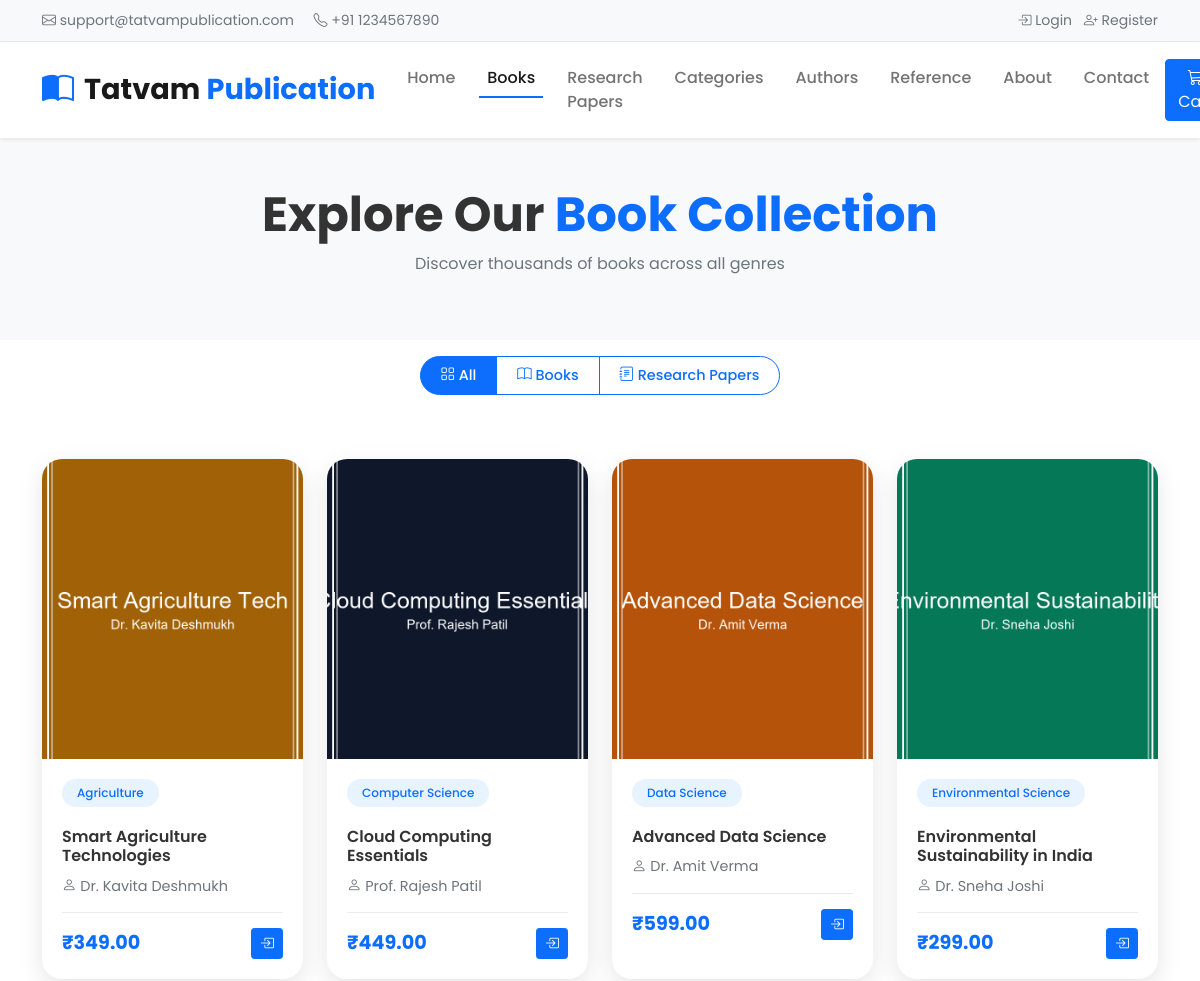
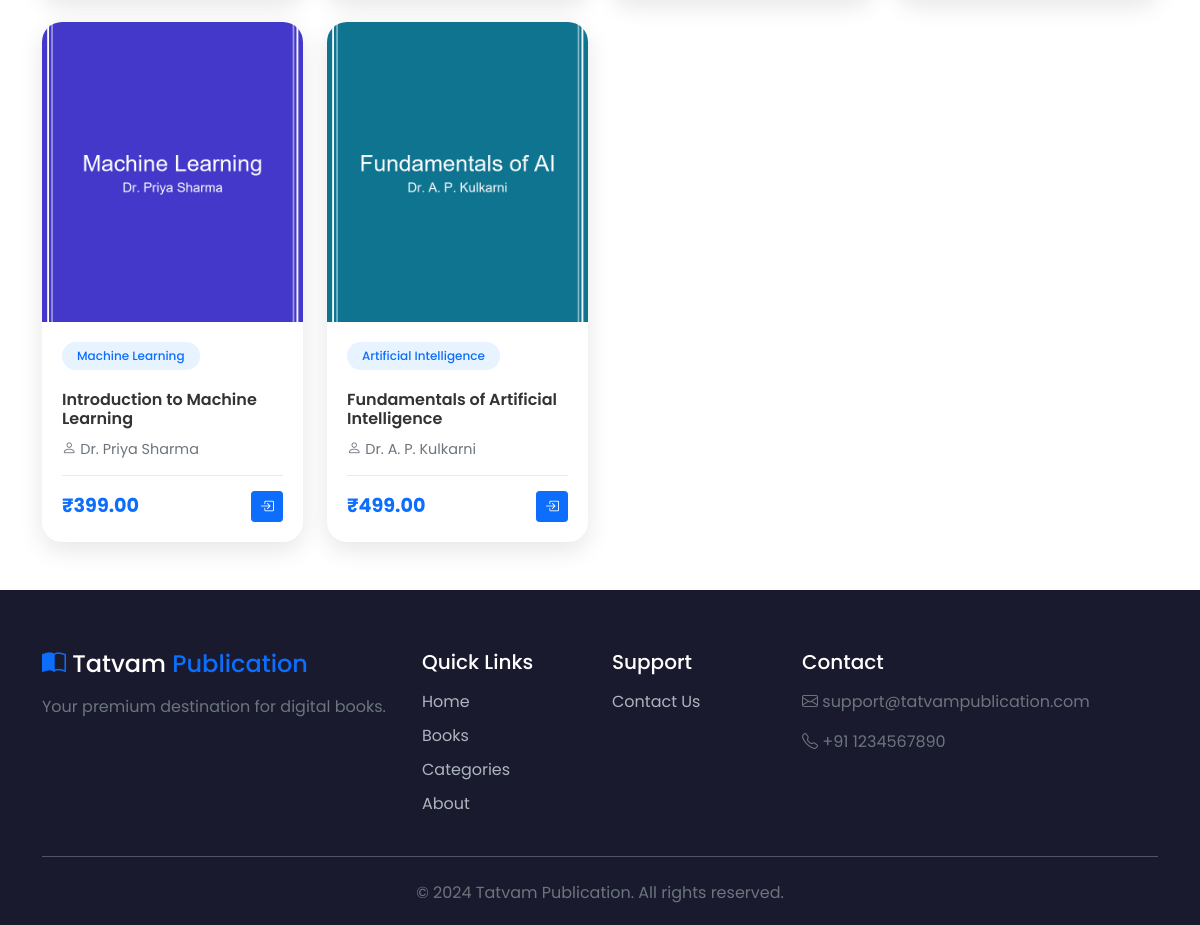
The page /books.php on the database its author committed (2 pictures, top to bottom).
### tables this page shows
CREATE TABLE IF NOT EXISTS `books` (
  `id` INT(11) NOT NULL AUTO_INCREMENT,
  `title` VARCHAR(255) NOT NULL,
  `subtitle` VARCHAR(255) DEFAULT NULL,
  `author_id` INT(11) NOT NULL,
  `description` TEXT NOT NULL,
  `category_id` INT(11) NOT NULL,
  `cover` VARCHAR(255) NOT NULL,
  `file` VARCHAR(255) NOT NULL,
  `preview_file` VARCHAR(255) DEFAULT NULL,
  `isbn` VARCHAR(50) DEFAULT NULL,
  `doi` VARCHAR(100) DEFAULT NULL,
  `pages` INT(11) DEFAULT NULL,
  `format` ENUM('Paperback','eBook') DEFAULT 'eBook',
  `language` VARCHAR(50) DEFAULT 'English',
  `edition` VARCHAR(50) DEFAULT '1st Edition',
  `keywords` TEXT DEFAULT NULL,
  `publication_date` DATE DEFAULT NULL,
  `price` DECIMAL(10,2) NOT NULL DEFAULT '0.00',
  `status` ENUM('Draft','Pending','Approved','Rejected','Published') NOT NULL DEFAULT 'Published',
  `content_type` ENUM('book','research_paper') NOT NULL DEFAULT 'book',
  `created_by` INT(11) DEFAULT NULL,
  `approved_by` INT(11) DEFAULT NULL,
  `approved_at` TIMESTAMP NULL DEFAULT NULL,
  `created_at` TIMESTAMP DEFAULT CURRENT_TIMESTAMP,
  `updated_at` TIMESTAMP DEFAULT CURRENT_TIMESTAMP ON UPDATE CURRENT_TIMESTAMP,
  PRIMARY KEY (`id`),
  KEY `idx_books_author` (`author_id`),
  KEY `idx_books_category` (`category_id`),
  KEY `idx_books_status` (`status`),
  KEY `idx_books_content_type` (`content_type`),
  CONSTRAINT `fk_books_author` FOREIGN KEY (`author_id`) REFERENCES `authors` (`id`) ON DELETE CASCADE ON UPDATE CASCADE,
  CONSTRAINT `fk_books_category` FOREIGN KEY (`category_id`) REFERENCES `categories` (`id`) ON UPDATE CASCADE
);

CREATE TABLE IF NOT EXISTS `categories` (
  `id` INT(11) NOT NULL AUTO_INCREMENT,
  `name` VARCHAR(191) NOT NULL,
  `created_at` TIMESTAMP DEFAULT CURRENT_TIMESTAMP,
  PRIMARY KEY (`id`),
  UNIQUE KEY `idx_categories_name` (`name`)
);

CREATE TABLE IF NOT EXISTS `authors` (
  `id` INT(11) NOT NULL AUTO_INCREMENT,
  `user_id` INT(11) DEFAULT NULL,
  `name` VARCHAR(255) NOT NULL,
  `photo` VARCHAR(255) DEFAULT NULL,
  `about` TEXT DEFAULT NULL,
  `qualification` VARCHAR(255) DEFAULT NULL,
  `designation` VARCHAR(255) DEFAULT NULL,
  `organization` VARCHAR(255) DEFAULT NULL,
  `contact` VARCHAR(255) DEFAULT NULL,
  `created_at` TIMESTAMP DEFAULT CURRENT_TIMESTAMP,
  `updated_at` TIMESTAMP DEFAULT CURRENT_TIMESTAMP ON UPDATE CURRENT_TIMESTAMP,
  PRIMARY KEY (`id`),
  KEY `idx_authors_user_id` (`user_id`),
  CONSTRAINT `fk_author_user` FOREIGN KEY (`user_id`) REFERENCES `users` (`id`) ON DELETE SET NULL ON UPDATE CASCADE
);

### php/func-book.php (called while the page is built, shortened)
<?php
function get_all_books($con){
   $sql  = "SELECT * FROM books ORDER bY id DESC";
   $stmt = $con->prepare($sql);
   $stmt->execute();
   if ($stmt->rowCount() > 0) {
   	  $books = $stmt->fetchAll();
   }else {
      $books = 0;
   }
   return $books;
}

### php/func-category.php (called while the page is built, shortened)
<?php
function get_all_categories($con){
   $sql  = "SELECT * FROM categories";
   $stmt = $con->prepare($sql);
   $stmt->execute();
   if ($stmt->rowCount() > 0) {
   	  $categories = $stmt->fetchAll();
   }else {
      $categories = 0;
   }
   return $categories;
}

### php/func-author.php (called while the page is built, shortened)
<?php
function get_all_author($con){
   $sql  = "SELECT * FROM authors";
   $stmt = $con->prepare($sql);
   $stmt->execute();
   if ($stmt->rowCount() > 0) {
   	  $authors = $stmt->fetchAll();
   }else {
      $authors = 0;
   }
   return $authors;
}

### books.php (the view, shortened to what this page needs)
<?php
include "db_conn.php";
include "php/func-book.php";
$books = get_all_books($conn);
include "php/func-author.php";
$authors = get_all_author($conn);
include "php/func-category.php";
$categories = get_all_categories($conn);
$cart_count = 0;
?>
<!DOCTYPE html>
<html lang="en">
<head>
	<link href="https://cdn.jsdelivr.net/npm/bootstrap@5.1.1/dist/css/bootstrap.min.css" rel="stylesheet">
	<link rel="stylesheet" href="https://cdn.jsdelivr.net/npm/bootstrap-icons@1.10.0/font/bootstrap-icons.css">
	<link rel="stylesheet" href="css/style.css">
</head>
<body>
	<div class="top-bar">
		<div class="container">
			<div class="d-flex justify-content-between align-items-center">
				<div class="top-info">
					<i class="bi bi-envelope"></i> support@tatvampublication.com
					<span class="ms-3"><i class="bi bi-telephone"></i> +91 1234567890</span>
				</div>
				<div class="top-links">
					<?php if (isset($_SESSION['user_id'])) {
						if (isset($_SESSION['user_type']) && $_SESSION['user_type'] == 'customer') { ?>
							<a href="my-orders.php"><i class="bi bi-bag-check"></i> My Orders</a>
							<a href="user-profile.php" class="ms-2"><i class="bi bi-person-circle"></i> <?=$_SESSION['user_name']?></a>
							<a href="php/user-logout.php" class="ms-2"><i class="bi bi-box-arrow-right"></i> Logout</a>
						<?php } else { ?>
							<a href="admin.php"><i class="bi bi-speedometer2"></i> Dashboard</a>
						<?php }
					}else{ ?>
						<a href="user-login.php"><i class="bi bi-box-arrow-in-right"></i> Login</a>
						<a href="register.php" class="ms-2"><i class="bi bi-person-plus"></i> Register</a>
					<?php } ?>
				</div>
			</div>
		</div>
	</div>
	<nav class="navbar navbar-expand-lg navbar-light bg-white sticky-top shadow-sm">
		<div class="container">
			<a class="navbar-brand" href="index.php">
				<i class="bi bi-book-half text-primary"></i>
				<span class="brand-text">Tatvam <span class="text-primary">Publication</span></span>
			</a>
			<div class="collapse navbar-collapse" id="navbarMain">
				<ul class="navbar-nav mx-auto">
					<li class="nav-item"><a class="nav-link" href="index.php">Home</a></li>
					<li class="nav-item"><a class="nav-link active" href="books.php">Books</a></li>
					<li class="nav-item"><a class="nav-link" href="books.php?type=research_paper">Research Papers</a></li>
					<li class="nav-item"><a class="nav-link" href="categories.php">Categories</a></li>
					<li class="nav-item"><a class="nav-link" href="authors.php">Authors</a></li>
					<li class="nav-item"><a class="nav-link" href="reference.php">Reference</a></li>
					<li class="nav-item"><a class="nav-link" href="about.php">About</a></li>
					<li class="nav-item"><a class="nav-link" href="contact.php">Contact</a></li>
				</ul>
				<div class="d-flex align-items-center">
					<?php if (isset($_SESSION['user_id']) && isset($_SESSION['user_type']) && $_SESSION['user_type'] == 'customer') { ?>
						<a href="cart.php" class="btn btn-primary position-relative">
							<i class="bi bi-cart3"></i> Cart
							<?php if ($cart_count > 0) { ?>
								<span class="position-absolute top-0 start-100 translate-middle badge rounded-pill bg-danger">
									<?=$cart_count?>
								</span>
							<?php } ?>
						</a>
					<?php } else { ?>
						<a href="user-login.php" class="btn btn-primary"><i class="bi bi-cart3"></i> Cart</a>
					<?php } ?>
				</div>
			</div>
		</div>
	</nav>
	<section class="py-5 bg-light">
		<div class="container">
			<h1 class="display-5 fw-bold text-center">Explore Our <span class="text-primary">Book Collection</span></h1>
			<p class="text-center text-muted">Discover thousands of books across all genres</p>
		</div>
	</section>
	<section class="py-3">
		<div class="container">
			<div class="d-flex justify-content-center content-filter">
				<div class="btn-group" role="group">
					<a href="books.php" class="btn <?= !isset($_GET['type']) ? 'btn-primary' : 'btn-outline-primary' ?>"><i class="bi bi-grid"></i> All</a>
					<a href="books.php?type=book" class="btn <?= isset($_GET['type']) && $_GET['type']=='book' ? 'btn-primary' : 'btn-outline-primary' ?>"><i class="bi bi-book"></i> Books</a>
					<a href="books.php?type=research_paper" class="btn <?= isset($_GET['type']) && $_GET['type']=='research_paper' ? 'btn-primary' : 'btn-outline-primary' ?>"><i class="bi bi-journal-text"></i> Research Papers</a>
				</div>
			</div>
		</div>
	</section>
	<section class="py-5">
		<div class="container">
			<?php if ($books == 0){ ?>
				<div class="text-center py-5">
					<i class="bi bi-inbox display-1 text-muted"></i>
					<h4 class="mt-3 text-muted">No books available yet</h4>
					<p class="text-muted">Check back soon for new additions</p>
				</div>
			<?php }else{ ?>
				<div class="row g-4">
					<?php foreach ($books as $book) { ?>
					<div class="col-6 col-md-4 col-lg-3">
						<a href="book-detail.php?id=<?=$book['id']?>" style="text-decoration:none;color:inherit;display:block;">
						<div class="book-card">
							<div class="book-image">
								<img src="uploads/cover/<?=$book['cover']?>" alt="<?=$book['title']?>" onerror="this.src='img/default-book.png'">
							</div>
							<div class="book-info">
								<span class="book-category">
									<?php foreach($categories as $category){
										if ($category['id'] == $book['category_id']) {
											echo $category['name'];
											break;
										}
									} ?>
								</span>
								<h5 class="book-title"><?=$book['title']?></h5>
								<p class="book-author">
									<i class="bi bi-person"></i>
									<?php foreach($authors as $author){
										if ($author['id'] == $book['author_id']) {
											echo $author['name'];
											break;
										}
									} ?>
								</p>
								<div class="book-footer">
									<?php if ($book['price'] > 0) { ?>
										<span class="book-price">₹<?=number_format($book['price'], 2)?></span>
										<?php if (isset($_SESSION['user_id']) && isset($_SESSION['user_type']) && $_SESSION['user_type'] == 'customer') {
											if (isset($cart_count) && is_in_cart($conn, $_SESSION['user_id'], $book['id'])) { ?>
												<a href="cart.php" class="btn btn-sm btn-secondary"><i class="bi bi-cart-check"></i></a>
											<?php } else { ?>
												<a href="php/add-to-cart.php?book_id=<?=$book['id']?>" class="btn btn-sm btn-primary"><i class="bi bi-cart-plus"></i></a>
											<?php }
										} else { ?>
											<a href="user-login.php" class="btn btn-sm btn-primary"><i class="bi bi-box-arrow-in-right"></i></a>
										<?php } ?>
									<?php } ?>
								</div>
							</div>
						</div>
						</a>
					</div>
					<?php } ?>
				</div>
			<?php } ?>
		</div>
	</section>
	<footer class="footer">
		<div class="container">
			<div class="row g-4">
				<div class="col-lg-4">
					<h4 class="mb-3"><i class="bi bi-book-half text-primary"></i> Tatvam <span class="text-primary">Publication</span></h4>
					<p class="text-muted">Your premium destination for digital books.</p>
				</div>
				<div class="col-lg-2 col-6">
					<h5 class="mb-3">Quick Links</h5>
					<ul class="footer-links">
						<li><a href="index.php">Home</a></li>
						<li><a href="books.php">Books</a></li>
						<li><a href="categories.php">Categories</a></li>
						<li><a href="about.php">About</a></li>
					</ul>
				</div>
				<div class="col-lg-2 col-6">
					<h5 class="mb-3">Support</h5>
					<ul class="footer-links">
						<li><a href="contact.php">Contact Us</a></li>
					</ul>
				</div>
				<div class="col-lg-4">
					<h5 class="mb-3">Contact</h5>
					<p class="text-muted"><i class="bi bi-envelope"></i> support@tatvampublication.com</p>
					<p class="text-muted"><i class="bi bi-telephone"></i> +91 1234567890</p>
				</div>
			</div>
			<hr class="my-4">
			<div class="text-center text-muted">
				<p class="mb-0">&copy; 2024 Tatvam Publication. All rights reserved.</p>
			</div>
		</div>
	</footer>
</body>
</html>

### css/style.css (style rules this page uses)
* { margin: 0; padding: 0; box-sizing: border-box; }
body { font-family: 'Poppins', sans-serif; color: #333; overflow-x: hidden; }
.top-bar { background: #f8f9fa; padding: 10px 0; font-size: 14px; border-bottom: 1px solid #e9ecef; }
.top-info, .top-links { color: #6c757d; }
.top-links a { color: #6c757d; text-decoration: none; margin-left: 20px; transition: color 0.3s; }
.navbar { padding: 1rem 0; transition: all 0.3s; }
.navbar-brand { font-size: 1.5rem; font-weight: 700; display: flex; align-items: center; gap: 10px; }
.brand-text { font-size: 1.8rem; }
.navbar-brand i { font-size: 2rem; }
.nav-link { font-weight: 500; padding: 0.5rem 1rem !important; transition: color 0.3s; position: relative; }
.nav-link::after { content: ''; position: absolute; bottom: 0; left: 50%; width: 0; height: 2px; background: #0d6efd; transition: all 0.3s; transform: translateX(-50%); }
.nav-link:hover::after, .nav-link.active::after { width: 80%; }
.book-card { background: white; border-radius: 20px; overflow: hidden; transition: all 0.4s cubic-bezier(0.175, 0.885, 0.32, 1.275); box-shadow: 0 8px 25px rgba(0,0,0,0.1); height: 100%; position: relative; }
.book-card::before { content: ''; position: absolute; top: 0; left: 0; right: 0; bottom: 0; background: linear-gradient(135deg, #667eea 0%, #764ba2 100%); opacity: 0; transition: opacity 0.4s; z-index: 0; }
.book-image { position: relative; overflow: hidden; height: 300px; }
.book-image img { width: 100%; height: 100%; object-fit: cover; transition: transform 0.3s; }
.book-info { padding: 20px; }
.book-category { display: inline-block; background: #e7f3ff; color: #0d6efd; padding: 5px 15px; border-radius: 20px; font-size: 12px; font-weight: 500; margin-bottom: 10px; }
.book-title { font-size: 1rem; font-weight: 600; margin: 10px 0; display: -webkit-box; -webkit-line-clamp: 2; -webkit-box-orient: vertical; overflow: hidden; }
.book-author { font-size: 0.9rem; color: #6c757d; margin-bottom: 15px; }
.book-footer { display: flex; justify-content: space-between; align-items: center; padding-top: 15px; border-top: 1px solid #e9ecef; }
.book-price { font-size: 1.2rem; font-weight: 700; color: #0d6efd; }
.footer { background: #1a1a2e; color: white; padding: 60px 0 20px; }
.footer h4, .footer h5 { color: white; margin-bottom: 20px; }
.footer-links { list-style: none; padding: 0; }
.footer-links li { margin-bottom: 10px; }
.footer-links a { color: #adb5bd; text-decoration: none; transition: color 0.3s; }
.content-filter .btn { border-radius: 25px; padding: 8px 20px; font-weight: 500; font-size: 0.9rem; }

### rows shown on the page
books: cover (picture), title "Smart Agriculture Technologies", price "349.00"
categories: name "Agriculture"
authors: name "Dr. Kavita Deshmukh"
books: cover (picture), title "Cloud Computing Essentials", price "449.00"
categories: name "Computer Science"
authors: name "Prof. Rajesh Patil"
books: cover (picture), title "Advanced Data Science", price "599.00"
categories: name "Data Science"
authors: name "Dr. Amit Verma"
books: cover (picture), title "Environmental Sustainability in India", price "299.00"
categories: name "Environmental Science"
authors: name "Dr. Sneha Joshi"
books: cover (picture), title "Introduction to Machine Learning", price "399.00"
categories: name "Machine Learning"
authors: name "Dr. Priya Sharma"
books: cover (picture), title "Fundamentals of Artificial Intelligence", price "499.00"
categories: name "Artificial Intelligence"
authors: name "Dr. A. P. Kulkarni"
